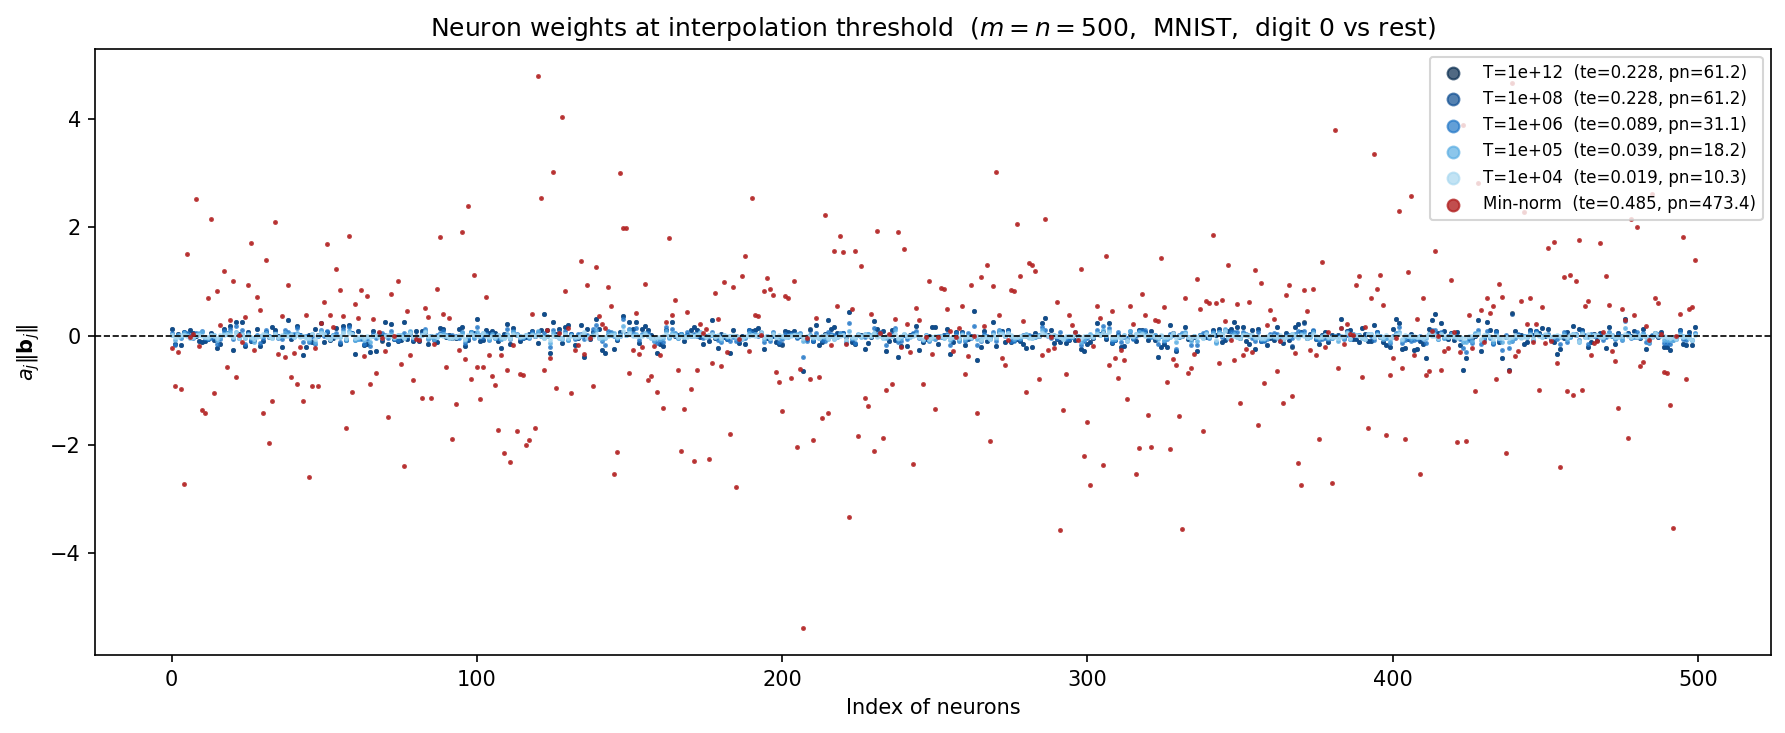

Write the Python code that produced this figure.
"""
Neuron-weight profile at the interpolation threshold (m = n = 500) for the
RF model on MNIST.

For each GD iteration count T (and the min-norm limit), we plot
  a_j * ||b_j||   vs   neuron index j
for the digit-0 vs rest binary sub-problem (class 0 column of A).

This shows how early stopping (small T) keeps coefficients small and smooth,
while large T (→ min-norm) produces large, noisy coefficients that overfit the
ill-conditioned directions near the interpolation threshold.
"""

import numpy as np
import matplotlib.pyplot as plt

# ── MNIST loading (same preprocessing as figure6.py) ─────────────────────────

from torchvision import datasets, transforms

_ds_tr = datasets.MNIST('./data', train=True,  download=True,
                         transform=transforms.ToTensor())
_ds_te = datasets.MNIST('./data', train=False, download=True,
                         transform=transforms.ToTensor())

X_all    = _ds_tr.data.numpy().reshape(-1, 784).astype(np.float32) / 255.0
y_all    = _ds_tr.targets.numpy()
X_te_raw = _ds_te.data.numpy().reshape(-1, 784).astype(np.float32) / 255.0
y_te_all = _ds_te.targets.numpy()

mu, std  = X_all.mean(), X_all.std()
X_all    = (X_all    - mu) / std
X_te_raw = (X_te_raw - mu) / std

# ── settings — identical seed / split as figure6.py ──────────────────────────

N    = 500      # training samples  (= m  →  interpolation threshold)
M    = 500      # neurons
D    = 784
SEED = 0
N_TE = 3000

T_VALUES = [10_000, 100_000, 1_000_000, 100_000_000, 10**12]
CLASS    = 0    # digit whose binary sub-problem we inspect

# ── data ──────────────────────────────────────────────────────────────────────

rng0   = np.random.default_rng(SEED)
tr_idx = rng0.choice(len(X_all),    N,    replace=False)
te_idx = rng0.choice(len(X_te_raw), N_TE, replace=False)

X_tr = X_all[tr_idx]
y_tr = y_all[tr_idx]
X_te = X_te_raw[te_idx]
y_te = y_te_all[te_idx]

# One-hot labels (N × 10); we extract column CLASS below
Y_tr = np.zeros((N, 10), dtype=np.float32)
Y_tr[np.arange(N), y_tr] = 1.0
y_cls = Y_tr[:, CLASS]   # (N,) binary labels for the chosen digit

# ── random features ───────────────────────────────────────────────────────────

rng = np.random.default_rng(SEED + 1)          # same offset as figure6 wi=0
B   = rng.normal(0, 1.0 / D**0.5, (M, D)).astype(np.float32)  # (M, D)

H_tr = np.maximum(X_tr @ B.T, 0.0)   # (N, M)
H_te = np.maximum(X_te @ B.T, 0.0)   # (N_TE, M)

b_norms = np.linalg.norm(B, axis=1)  # ||b_j||  for j=0..M-1

# ── SVD + spectral filter ─────────────────────────────────────────────────────

U, s, Vt = np.linalg.svd(H_tr, full_matrices=False)  # r = min(N,M) = N = M = 500
Uy        = U.T @ y_cls            # (r,)
H_te_VtT  = H_te @ Vt.T           # (N_TE, r)  — reused across all T

eta = 1.0 / (s[0]**2 + 1e-12)

def gd_solution(T):
    """Return A_T (length-M weight vector) for the chosen class via spectral filter."""
    log_base = np.log(np.clip(1.0 - eta * s**2, 1e-300, 1.0 - 1e-15))
    factor   = np.exp(np.float64(T) * log_base)
    filt     = (1.0 - factor) / s          # (r,)
    return Vt.T @ (filt * Uy)             # (M,)  weight vector

def min_norm_solution():
    """Min-norm via lstsq (= limit T → ∞)."""
    a, _, _, _ = np.linalg.lstsq(H_tr, y_cls, rcond=None)
    return a

def test_error(a):
    pred = H_te @ a
    return np.mean((pred > 0.5) != (y_te == CLASS))

def path_norm(a):
    return float(np.sum(np.abs(a) * b_norms))

# ── compute all solutions ─────────────────────────────────────────────────────

solutions = {}
for T in T_VALUES:
    solutions[T] = gd_solution(T)
solutions['min-norm'] = min_norm_solution()

# ── plot ──────────────────────────────────────────────────────────────────────

# Colors: light blue for small T, dark blue for large T, red for min-norm
colors = ['#a8d8f0', '#5baee3', '#2176c7', '#0d4d91', '#062a4e']
labels = T_VALUES + ['min-norm']
idx    = np.arange(M)

fig, ax = plt.subplots(figsize=(12, 5))

# Plot T values from largest to smallest so small-T (light) sits on top
for T, col in zip(reversed(T_VALUES), reversed(colors)):
    a    = solutions[T]
    coef = a * b_norms
    te   = test_error(a)
    pn   = path_norm(a)
    ax.scatter(idx, coef, s=2, color=col, alpha=0.7, zorder=2,
               label=f'T={T:.0e}  (te={te:.3f}, pn={pn:.1f})')

# Min-norm on top in red
a_mn  = solutions['min-norm']
coef_mn = a_mn * b_norms
te_mn   = test_error(a_mn)
pn_mn   = path_norm(a_mn)
ax.scatter(idx, coef_mn, s=2, color='firebrick', alpha=0.8, zorder=3,
           label=f'Min-norm  (te={te_mn:.3f}, pn={pn_mn:.1f})')

ax.axhline(0, color='k', linewidth=0.8, linestyle='--')
ax.set_xlabel('Index of neurons')
ax.set_ylabel(r'$a_j \|\mathbf{b}_j\|$')
ax.set_title(
    rf'Neuron weights at interpolation threshold  ($m = n = {N}$,  MNIST,  digit {CLASS} vs rest)')
ax.legend(fontsize=8, markerscale=4, loc='upper right')

plt.tight_layout()
plt.savefig('figure6_weights.pdf', bbox_inches='tight')
plt.savefig('figure6_weights.png', dpi=150, bbox_inches='tight')
print("Saved figure6_weights.pdf / figure6_weights.png")
plt.close()
